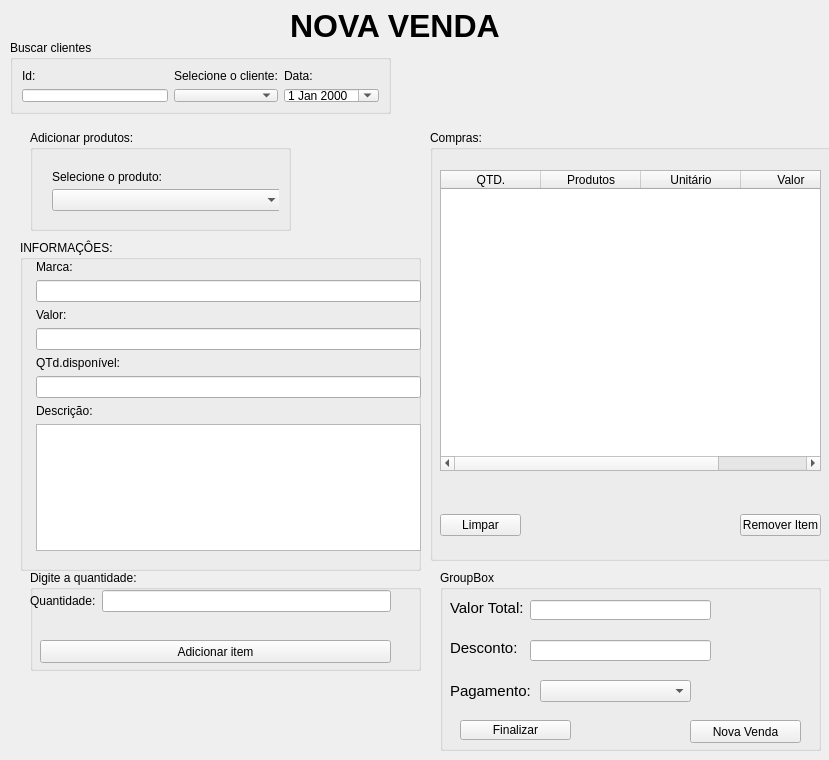
<?xml version="1.0" encoding="UTF-8"?>
<ui version="4.0">
 <class>Form</class>
 <widget class="QWidget" name="Form">
  <property name="geometry">
   <rect>
    <x>0</x>
    <y>0</y>
    <width>829</width>
    <height>760</height>
   </rect>
  </property>
  <property name="windowTitle">
   <string>Nova venda</string>
  </property>
  <widget class="QGroupBox" name="groupBox">
   <property name="geometry">
    <rect>
     <x>10</x>
     <y>40</y>
     <width>381</width>
     <height>74</height>
    </rect>
   </property>
   <property name="title">
    <string>Buscar clientes</string>
   </property>
   <layout class="QGridLayout" name="gridLayout_2">
    <item row="0" column="0">
     <widget class="QLabel" name="id">
      <property name="text">
       <string>Id:</string>
      </property>
     </widget>
    </item>
    <item row="0" column="1">
     <widget class="QLabel" name="sel_cliente">
      <property name="text">
       <string>Selecione o cliente:</string>
      </property>
     </widget>
    </item>
    <item row="0" column="2">
     <widget class="QLabel" name="data">
      <property name="text">
       <string>Data:</string>
      </property>
     </widget>
    </item>
    <item row="1" column="0">
     <widget class="QLineEdit" name="id_line"/>
    </item>
    <item row="1" column="1">
     <layout class="QGridLayout" name="gridLayout">
      <item row="0" column="0">
       <widget class="QComboBox" name="combo_clientes"/>
      </item>
     </layout>
    </item>
    <item row="1" column="2">
     <widget class="QDateEdit" name="dateEdit">
      <property name="calendarPopup">
       <bool>true</bool>
      </property>
     </widget>
    </item>
   </layout>
  </widget>
  <widget class="QLabel" name="label_3">
   <property name="geometry">
    <rect>
     <x>290</x>
     <y>10</y>
     <width>231</width>
     <height>31</height>
    </rect>
   </property>
   <property name="font">
    <font>
     <pointsize>24</pointsize>
     <weight>75</weight>
     <bold>true</bold>
    </font>
   </property>
   <property name="text">
    <string>NOVA VENDA</string>
   </property>
  </widget>
  <widget class="QWidget" name="widget" native="true">
   <property name="geometry">
    <rect>
     <x>10</x>
     <y>120</y>
     <width>411</width>
     <height>551</height>
    </rect>
   </property>
   <property name="sizePolicy">
    <sizepolicy hsizetype="Preferred" vsizetype="Fixed">
     <horstretch>0</horstretch>
     <verstretch>0</verstretch>
    </sizepolicy>
   </property>
   <widget class="QGroupBox" name="groupBox_2">
    <property name="geometry">
     <rect>
      <x>20</x>
      <y>10</y>
      <width>261</width>
      <height>101</height>
     </rect>
    </property>
    <property name="title">
     <string>Adicionar produtos:</string>
    </property>
    <layout class="QVBoxLayout" name="verticalLayout">
     <item>
      <widget class="QWidget" name="widget_2" native="true">
       <widget class="QComboBox" name="combo_produtos">
        <property name="geometry">
         <rect>
          <x>10</x>
          <y>30</y>
          <width>231</width>
          <height>22</height>
         </rect>
        </property>
       </widget>
       <widget class="QLabel" name="label_4">
        <property name="geometry">
         <rect>
          <x>10</x>
          <y>10</y>
          <width>111</width>
          <height>16</height>
         </rect>
        </property>
        <property name="text">
         <string>Selecione o produto:</string>
        </property>
       </widget>
      </widget>
     </item>
    </layout>
   </widget>
   <widget class="QWidget" name="widget_3" native="true">
    <property name="geometry">
     <rect>
      <x>20</x>
      <y>150</y>
      <width>231</width>
      <height>261</height>
     </rect>
    </property>
   </widget>
   <widget class="QGroupBox" name="groupBox_3">
    <property name="geometry">
     <rect>
      <x>10</x>
      <y>120</y>
      <width>401</width>
      <height>331</height>
     </rect>
    </property>
    <property name="title">
     <string>INFORMAÇÔES:</string>
    </property>
    <widget class="QWidget" name="formLayoutWidget">
     <property name="geometry">
      <rect>
       <x>10</x>
       <y>20</y>
       <width>391</width>
       <height>291</height>
      </rect>
     </property>
     <layout class="QFormLayout" name="formLayout">
      <item row="0" column="1">
       <widget class="QLabel" name="marca">
        <property name="text">
         <string>Marca:</string>
        </property>
       </widget>
      </item>
      <item row="1" column="1">
       <widget class="QLineEdit" name="marca_line">
        <property name="enabled">
         <bool>true</bool>
        </property>
       </widget>
      </item>
      <item row="2" column="1">
       <widget class="QLabel" name="valor">
        <property name="text">
         <string>Valor:</string>
        </property>
       </widget>
      </item>
      <item row="3" column="1">
       <widget class="QLineEdit" name="valor_line">
        <property name="enabled">
         <bool>true</bool>
        </property>
       </widget>
      </item>
      <item row="4" column="1">
       <widget class="QLabel" name="qtd_disponivel">
        <property name="text">
         <string>QTd.disponível:</string>
        </property>
       </widget>
      </item>
      <item row="5" column="1">
       <widget class="QLineEdit" name="quant_disp">
        <property name="enabled">
         <bool>true</bool>
        </property>
       </widget>
      </item>
      <item row="6" column="1">
       <widget class="QLabel" name="descricao">
        <property name="text">
         <string>Descrição:</string>
        </property>
       </widget>
      </item>
      <item row="7" column="1">
       <widget class="QTextEdit" name="desc"/>
      </item>
     </layout>
    </widget>
   </widget>
   <widget class="QGroupBox" name="groupBox_4">
    <property name="geometry">
     <rect>
      <x>20</x>
      <y>450</y>
      <width>391</width>
      <height>101</height>
     </rect>
    </property>
    <property name="title">
     <string>Digite a quantidade:</string>
    </property>
    <widget class="QWidget" name="formLayoutWidget_2">
     <property name="geometry">
      <rect>
       <x>0</x>
       <y>20</y>
       <width>361</width>
       <height>41</height>
      </rect>
     </property>
     <layout class="QFormLayout" name="formLayout_2">
      <item row="2" column="0">
       <widget class="QLabel" name="quantidade">
        <property name="text">
         <string>Quantidade:</string>
        </property>
       </widget>
      </item>
      <item row="2" column="1">
       <widget class="QLineEdit" name="quantidade_2"/>
      </item>
     </layout>
    </widget>
    <widget class="QPushButton" name="adc_item">
     <property name="enabled">
      <bool>true</bool>
     </property>
     <property name="geometry">
      <rect>
       <x>10</x>
       <y>70</y>
       <width>351</width>
       <height>23</height>
      </rect>
     </property>
     <property name="text">
      <string>Adicionar item</string>
     </property>
    </widget>
   </widget>
  </widget>
  <widget class="QGroupBox" name="groupBox_5">
   <property name="geometry">
    <rect>
     <x>430</x>
     <y>130</y>
     <width>401</width>
     <height>431</height>
    </rect>
   </property>
   <property name="title">
    <string>Compras:</string>
   </property>
   <widget class="QWidget" name="horizontalLayoutWidget">
    <property name="geometry">
     <rect>
      <x>10</x>
      <y>380</y>
      <width>81</width>
      <height>31</height>
     </rect>
    </property>
    <layout class="QHBoxLayout" name="horizontalLayout">
     <item>
      <widget class="QPushButton" name="p_limpar">
       <property name="enabled">
        <bool>true</bool>
       </property>
       <property name="text">
        <string>Limpar</string>
       </property>
      </widget>
     </item>
    </layout>
   </widget>
   <widget class="QWidget" name="horizontalLayoutWidget_2">
    <property name="geometry">
     <rect>
      <x>310</x>
      <y>380</y>
      <width>81</width>
      <height>31</height>
     </rect>
    </property>
    <layout class="QHBoxLayout" name="horizontalLayout_2">
     <item>
      <widget class="QPushButton" name="p_remover">
       <property name="enabled">
        <bool>true</bool>
       </property>
       <property name="text">
        <string>Remover Item</string>
       </property>
      </widget>
     </item>
    </layout>
   </widget>
   <widget class="QTableWidget" name="tableWidget">
    <property name="geometry">
     <rect>
      <x>10</x>
      <y>40</y>
      <width>381</width>
      <height>301</height>
     </rect>
    </property>
    <column>
     <property name="text">
      <string>QTD.</string>
     </property>
    </column>
    <column>
     <property name="text">
      <string>Produtos</string>
     </property>
    </column>
    <column>
     <property name="text">
      <string>Unitário</string>
     </property>
    </column>
    <column>
     <property name="text">
      <string>Valor</string>
     </property>
    </column>
   </widget>
  </widget>
  <widget class="QGroupBox" name="groupBox_6">
   <property name="geometry">
    <rect>
     <x>440</x>
     <y>570</y>
     <width>381</width>
     <height>181</height>
    </rect>
   </property>
   <property name="title">
    <string>GroupBox</string>
   </property>
   <widget class="QLabel" name="valor_total">
    <property name="geometry">
     <rect>
      <x>10</x>
      <y>30</y>
      <width>81</width>
      <height>16</height>
     </rect>
    </property>
    <property name="font">
     <font>
      <pointsize>11</pointsize>
     </font>
    </property>
    <property name="text">
     <string>Valor Total:</string>
    </property>
   </widget>
   <widget class="QLineEdit" name="vl_line">
    <property name="geometry">
     <rect>
      <x>90</x>
      <y>30</y>
      <width>181</width>
      <height>20</height>
     </rect>
    </property>
   </widget>
   <widget class="QLabel" name="desconto">
    <property name="geometry">
     <rect>
      <x>10</x>
      <y>70</y>
      <width>71</width>
      <height>16</height>
     </rect>
    </property>
    <property name="font">
     <font>
      <pointsize>11</pointsize>
     </font>
    </property>
    <property name="text">
     <string>Desconto:</string>
    </property>
   </widget>
   <widget class="QLineEdit" name="desc_line">
    <property name="geometry">
     <rect>
      <x>90</x>
      <y>70</y>
      <width>181</width>
      <height>21</height>
     </rect>
    </property>
   </widget>
   <widget class="QPushButton" name="bt_finalizar">
    <property name="enabled">
     <bool>true</bool>
    </property>
    <property name="geometry">
     <rect>
      <x>20</x>
      <y>150</y>
      <width>111</width>
      <height>20</height>
     </rect>
    </property>
    <property name="text">
     <string>Finalizar</string>
    </property>
   </widget>
   <widget class="QPushButton" name="nova_venda">
    <property name="enabled">
     <bool>true</bool>
    </property>
    <property name="geometry">
     <rect>
      <x>250</x>
      <y>150</y>
      <width>111</width>
      <height>23</height>
     </rect>
    </property>
    <property name="text">
     <string>Nova Venda</string>
    </property>
   </widget>
   <widget class="QLabel" name="label_2">
    <property name="geometry">
     <rect>
      <x>10</x>
      <y>110</y>
      <width>91</width>
      <height>21</height>
     </rect>
    </property>
    <property name="font">
     <font>
      <pointsize>11</pointsize>
     </font>
    </property>
    <property name="text">
     <string>Pagamento:</string>
    </property>
   </widget>
   <widget class="QComboBox" name="combo_pag">
    <property name="geometry">
     <rect>
      <x>100</x>
      <y>110</y>
      <width>151</width>
      <height>22</height>
     </rect>
    </property>
   </widget>
  </widget>
 </widget>
 <resources/>
 <connections/>
</ui>
